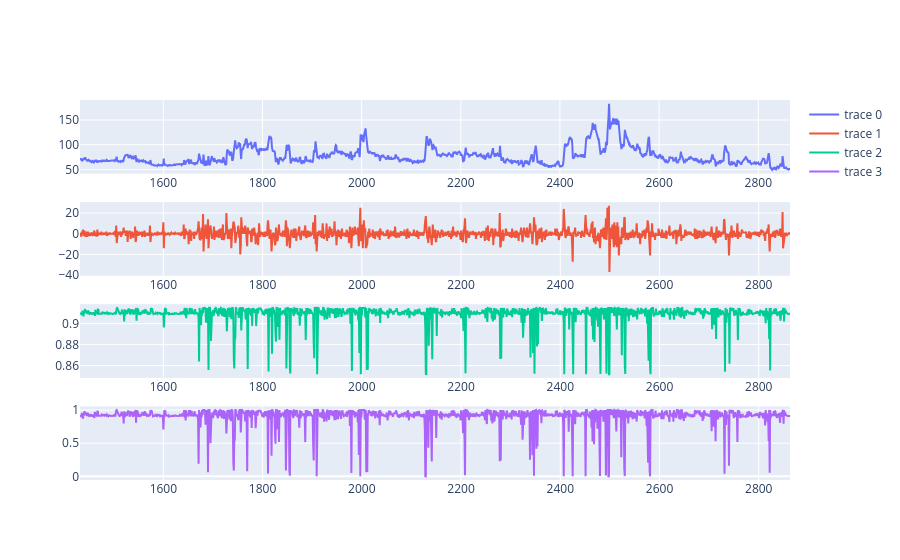

Notebook code for this chart:
### Code cell
# We see that it approx works, but given that the ascending and descending phases are very short (only 2 to 3 time steps)
# It is not able to put high confidence in the persistent regime as it always quickly switches back to the other one
# That is also observable from the difference between forecasted probas and filtered probas, forecasted are always
# super high for regime 0 whereas filtered ones can better "see" that it indeed switch regimes
# from 1810 to 1815 we can that there is a jump from 1811 to 1812 in the original time series (high value at 1811 for differenced ts)
# the model could not forecast that directly (still high proba for 1811), but the filtered one captured it of course (small proba for filtered 1811)
# then the model was a bit less confident about the actual regime for the next time step and would have been less and less confident probably 
# if the gap kept staying the same or even bigger, the problem is that the time series immediately stabilized and didnt continue the ascent
# that's it why for step 1812 the forecast proba is 0.85 and the filtered one where we observed that the movement didn't continue is 0.99

# Also not a lot of data available as the time series are rather short

fig = make_subplots(rows = 4, cols = 1)


fig.add_trace(
go.Scatter(x=hrs[0].iloc[n//2:].index, y=hrs[0].iloc[n//2:].values, mode="lines"),
row=1, col=1
)
fig.add_trace(
go.Scatter(x=tests_msar3[0].index, y=tests_msar3[0].values, mode="lines"),
row=2, col=1
)
fig.add_trace(
go.Scatter(x=probas_state0_forecast_msar3[0].index, y=probas_state0_forecast_msar3[0].values, mode="lines"),
row=3, col=1
)
fig.add_trace(
go.Scatter(x=probas_state0_forecast_msar3[0].index, y=probas_state0_filtered_msar3[0].values, mode="lines"),
row=4, col=1
)


fig.show()

### Figure 1 — Plotly figure (JSON) as saved in the notebook; plotly's stock layout.template omitted (floating-point values rounded to 4 significant figures; data arrays with more than 128 entries replaced by an {"elided": "..."} marker saying what was removed)
{"data": [{"mode": "lines", "type": "scatter", "x": {"elided": "1433 int values"}, "xaxis": "x", "y": {"elided": "1433 float values"}, "yaxis": "y"}, {"mode": "lines", "type": "scatter", "x": {"elided": "1432 int values"}, "xaxis": "x2", "y": {"elided": "1432 float values"}, "yaxis": "y2"}, {"mode": "lines", "type": "scatter", "x": {"elided": "1432 int values"}, "xaxis": "x3", "y": {"elided": "1432 float values"}, "yaxis": "y3"}, {"mode": "lines", "type": "scatter", "x": {"elided": "1432 int values"}, "xaxis": "x4", "y": {"elided": "1432 float values"}, "yaxis": "y4"}], "layout": {"xaxis": {"anchor": "y", "domain": [0, 1]}, "xaxis2": {"anchor": "y2", "domain": [0, 1]}, "xaxis3": {"anchor": "y3", "domain": [0, 1]}, "xaxis4": {"anchor": "y4", "domain": [0, 1]}, "yaxis": {"anchor": "x", "domain": [0.8063, 1]}, "yaxis2": {"anchor": "x2", "domain": [0.5375, 0.7312]}, "yaxis3": {"anchor": "x3", "domain": [0.2687, 0.4625]}, "yaxis4": {"anchor": "x4", "domain": [0, 0.1938]}}}
